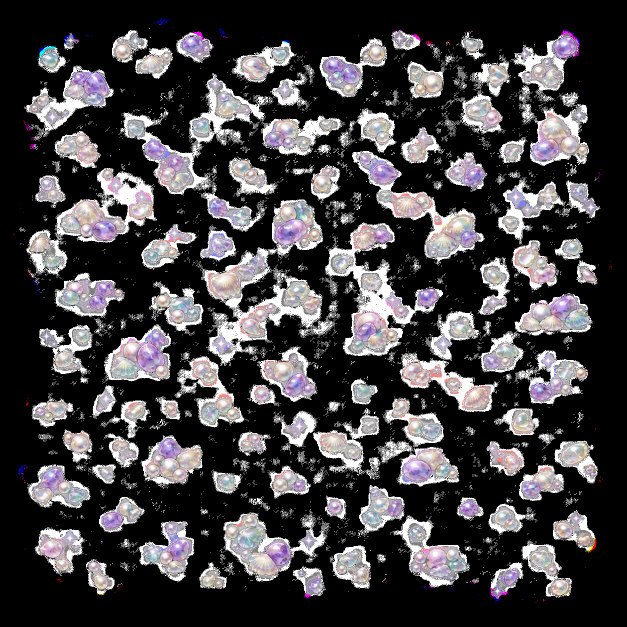
#> input picture docs/source-assets/terrain-dressing-crystal-v1-master.png, 1254 x 1254 px (shown at 1/2 size)
$ python -i process_terrain_dressing.py   (imports and definitions only)
#> lines starting #> are read from the running program, lines starting #| are printed output that depends on the picture
"""Prepare sparse ImageGen terrain-dressing overlays for the browser game.

The retained masters include a few highly saturated chroma-spill pixels from
transparent-background generation. This deterministic pass removes only those
key colours, preserves the generated alpha, and downsamples the runtime copies.
"""

from __future__ import annotations

import argparse
from pathlib import Path

from PIL import Image


ROOT = Path(__file__).resolve().parents[1]
ASSETS = (
    (
        ROOT / "docs/source-assets/terrain-dressing-garden-v1-master.png",
        ROOT / "public/assets/terrain-dressing-garden-v1.png",
    ),
    (
        ROOT / "docs/source-assets/terrain-dressing-vines-v1-master.png",
        ROOT / "public/assets/terrain-dressing-vines-v1.png",
    ),
    (
        ROOT / "docs/source-assets/terrain-dressing-crystal-v1-master.png",
        ROOT / "public/assets/terrain-dressing-crystal-v1.png",
    ),
    (
        ROOT / "docs/source-assets/terrain-dressing-autumn-v1-master.png",
        ROOT / "public/assets/terrain-dressing-autumn-v1.png",
    ),
)
RUNTIME_SIZE = (512, 512)


# [6 lines left out: function is_chroma_spill, not called in this run]


def clean_master(source: Path) -> Image.Image:
    image = Image.open(source).convert("RGBA")
    cleaned: list[tuple[int, int, int, int]] = []
    for red, green, blue, alpha in image.get_flattened_data():
        if alpha < 5 or is_chroma_spill(red, green, blue):
            cleaned.append((0, 0, 0, 0))
        else:
            cleaned.append((red, green, blue, alpha))
    image.putdata(cleaned)
    return image


def write_runtime(source: Path, destination: Path) -> None:
    image = clean_master(source)
    image = image.resize(RUNTIME_SIZE, Image.Resampling.LANCZOS)

    # Clear nearly invisible resampling residue so transparent padding stays
    # genuinely empty at every repeat boundary.
    pixels = [
        (0, 0, 0, 0) if alpha < 5 else (red, green, blue, alpha)
        for red, green, blue, alpha in image.get_flattened_data()
    ]
    image.putdata(pixels)
    destination.parent.mkdir(parents=True, exist_ok=True)
    image.save(destination, optimize=True)

    validate_runtime(destination)


# [38 lines left out: functions validate_runtime, main, not called in this run]


# [2 lines not run here, left out]

>>> import cv2
>>> picture = cv2.imread('../docs/source-assets/terrain-dressing-crystal-v1-master.png', cv2.IMREAD_GRAYSCALE)
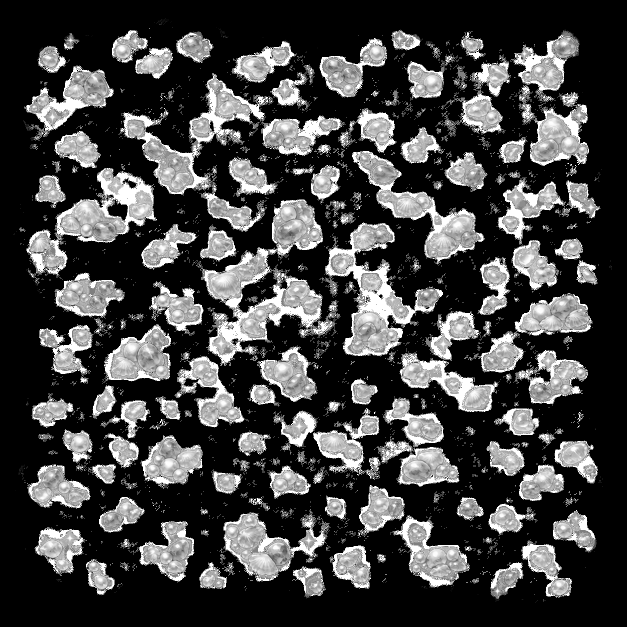
#> picture: shape (1254, 1254) (shown at 1/2 size); min 0, max 255, mean 66.2
>>> result = write_runtime(picture, 'out.png')
#> (the run stopped early here; a loop or call above may not have finished)

$ run again, on docs/source-assets/animal-hedgehog-v1-master.png
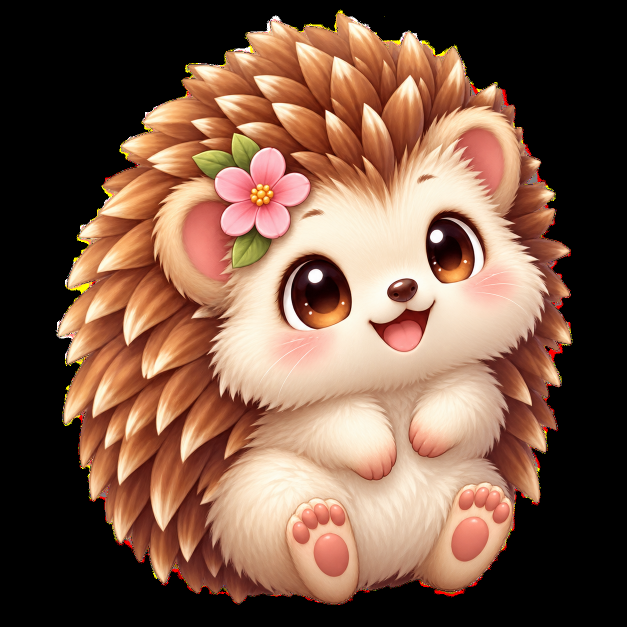
#> input picture docs/source-assets/animal-hedgehog-v1-master.png, 1254 x 1254 px (shown at 1/2 size)
#> `picture = cv2.imread('../docs/source-assets/terrain-dressing-crystal-v..`:
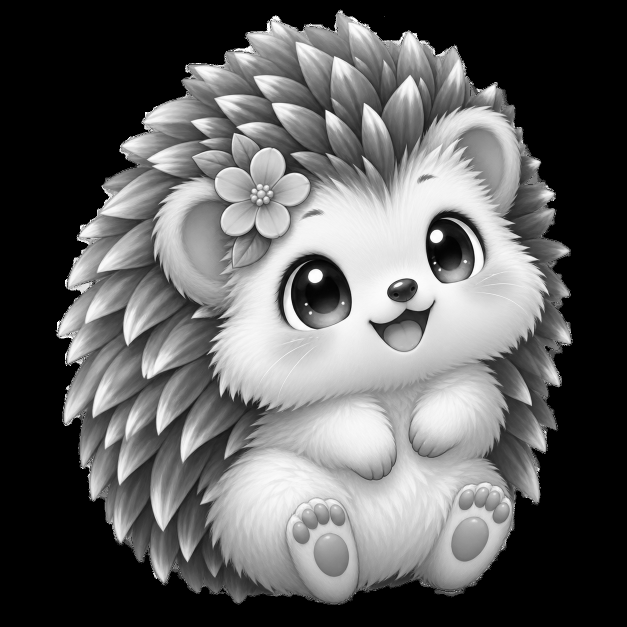
#> picture: shape (1254, 1254) (shown at 1/2 size); min 0, max 255, mean 94.4

$ run again, on docs/source-assets/animal-puppy-v1-master.png
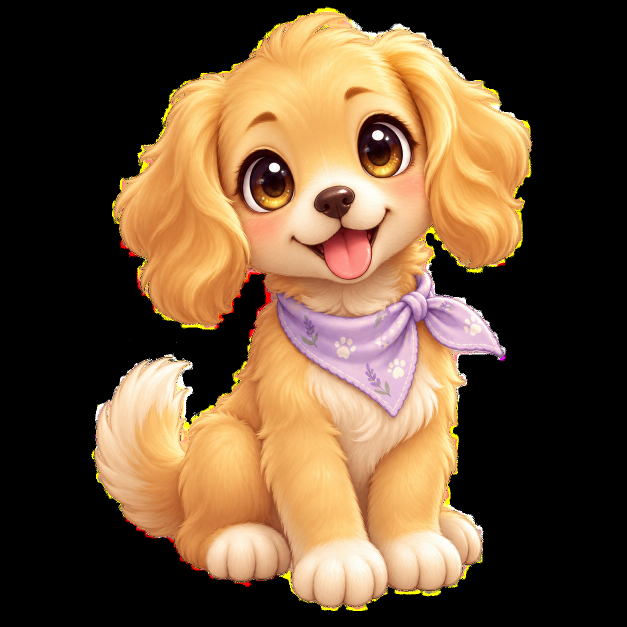
#> input picture docs/source-assets/animal-puppy-v1-master.png, 1254 x 1254 px (shown at 1/2 size)
#> `picture = cv2.imread('../docs/source-assets/terrain-dressing-crystal-v..`:
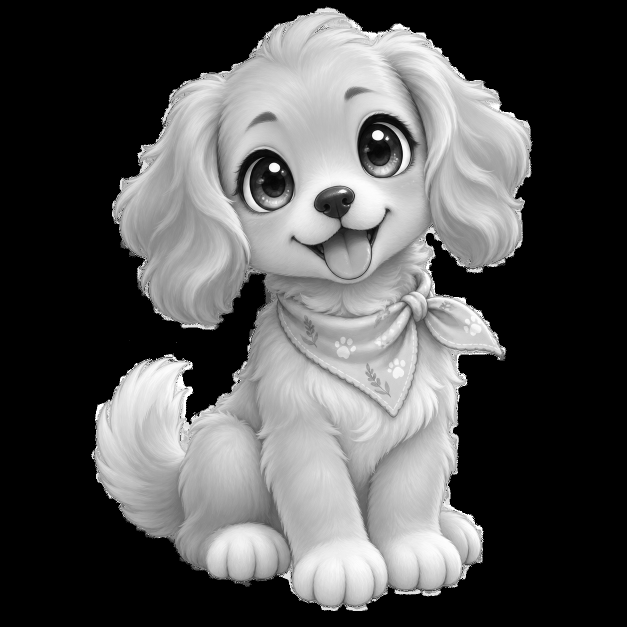
#> picture: shape (1254, 1254) (shown at 1/2 size); min 0, max 255, mean 83.9
